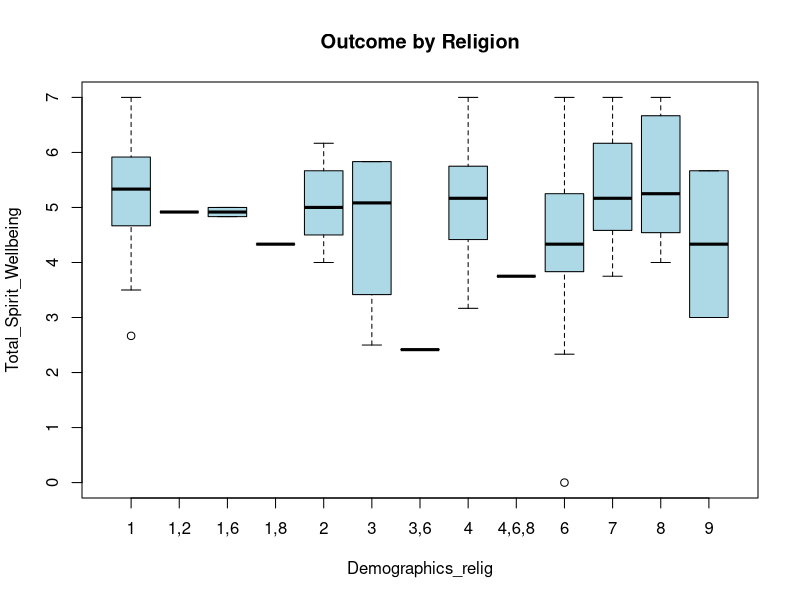

Write the R code that produced this figure.
read.csv("Data/Complete_Data - 1.csv")
# Read the file, Data/ to access it in the folder
myData <- read.csv("Data/Complete_Data - 1.csv", header = TRUE)
# Assign File to something, header true needed to count first row as header not data


boxplot(Total_Spirit_Wellbeing ~ Demographics_relig, data = myData, 
        main="Outcome by Religion", col="lightblue")
